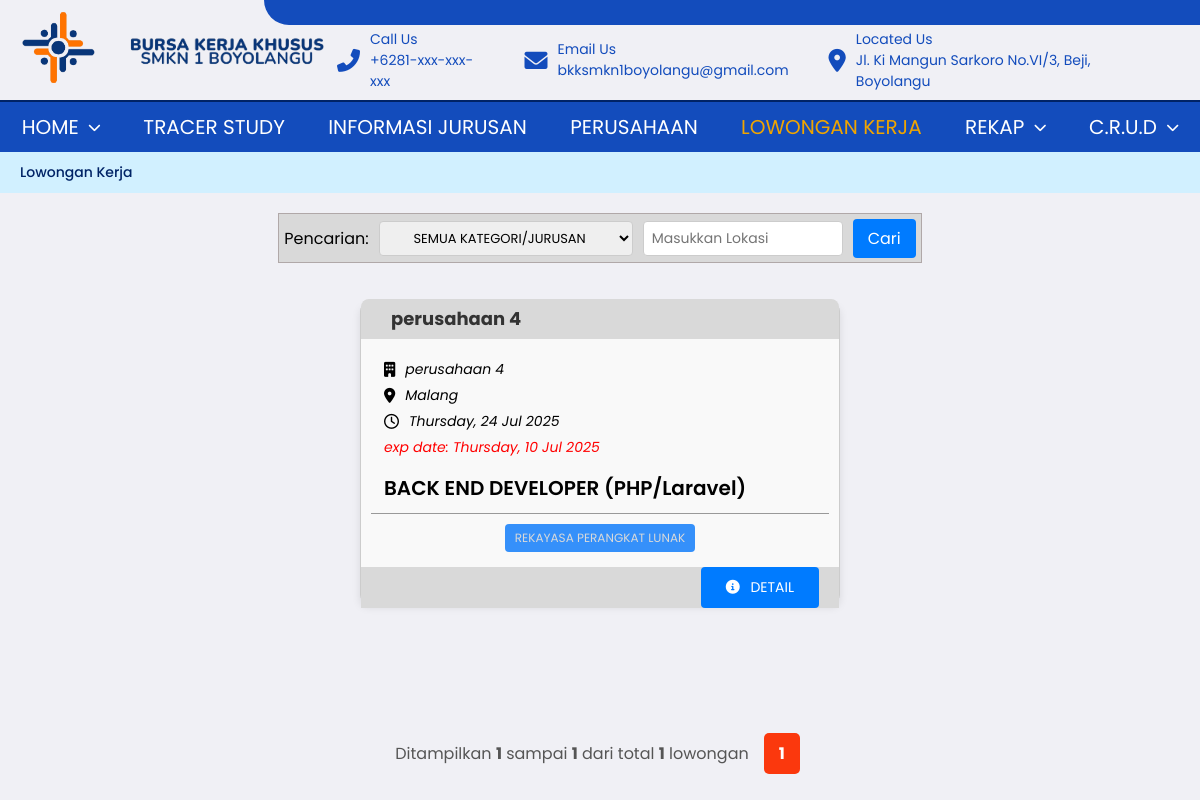
The app's page /BKK/Lowker/loker.php (signed in), older data.
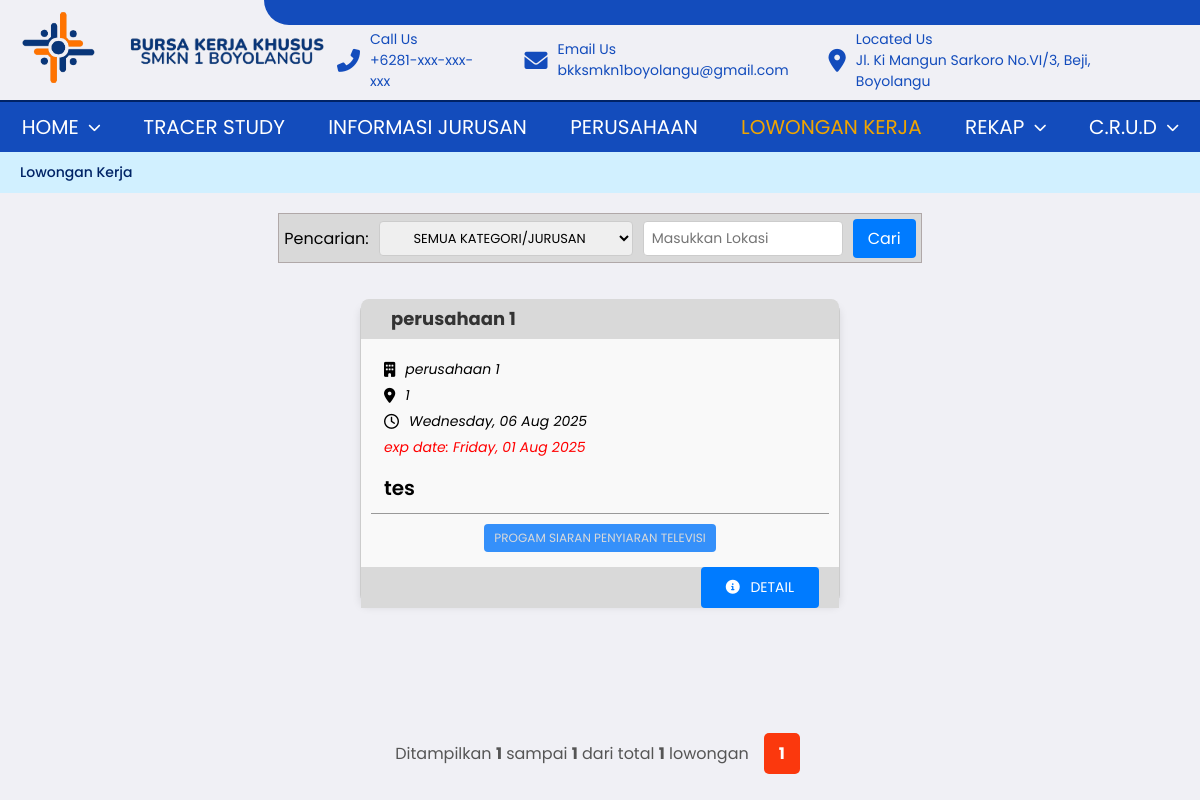
The same page, newer data.
### tables this page shows
CREATE TABLE `lowker`  (
  `id_lowker` int NOT NULL AUTO_INCREMENT,
  `id_jurusan` int NOT NULL,
  `judul_lowker` varchar(255) NOT NULL,
  `deskripsi_lowker` text NOT NULL,
  `email` varchar(255) NOT NULL,
  `gaji` varchar(255) NULL DEFAULT NULL,
  `pendidikan` varchar(255) NULL DEFAULT NULL,
  `tipe_pekerjaan` varchar(255) NULL DEFAULT NULL,
  `tgl_ditutup` date NULL DEFAULT NULL,
  `tgl_posting` date NULL DEFAULT NULL,
  `keahlian` text NULL,
  `waktu_bekerja` varchar(255) NULL DEFAULT NULL,
  `kualifikasi` text NULL,
  `tunjangan` text NULL,
  `id_perusahaan` int NULL DEFAULT NULL,
  `lokasi` varchar(255) NULL DEFAULT NULL,
  `jumlah_pelamar` int NULL DEFAULT NULL,
  PRIMARY KEY (`id_lowker`, `id_jurusan`) USING BTREE,
  INDEX `id_perusahaan`(`id_perusahaan` ASC) USING BTREE,
  INDEX `kategori_jurusan`(`id_jurusan` ASC) USING BTREE,
  INDEX `id_lowker`(`id_lowker` ASC) USING BTREE,
  CONSTRAINT `kategori_jurusan` FOREIGN KEY (`id_jurusan`) REFERENCES `jurusan` (`id_jurusan`) ON DELETE RESTRICT ON UPDATE RESTRICT,
  CONSTRAINT `lowker_ibfk_1` FOREIGN KEY (`id_perusahaan`) REFERENCES `perusahaan` (`id_perusahaan`) ON DELETE RESTRICT ON UPDATE RESTRICT
);

CREATE TABLE `perusahaan`  (
  `id_perusahaan` int NOT NULL AUTO_INCREMENT,
  `nama` varchar(100) NULL DEFAULT NULL,
  `alamat` text NULL,
  `kota` varchar(50) NULL DEFAULT NULL,
  `deskripsi_perusahaan` text NULL,
  `kontak` varchar(15) NULL DEFAULT NULL,
  `email` varchar(100) NULL DEFAULT NULL,
  `logo` longblob NULL,
  `gambar` longblob NULL,
  `standar` enum('umkm','mou','startup','perseroan') NOT NULL,
  `kategori` enum('lokal','provinsi','nasional','internasional') NOT NULL,
  `kerja_sama` text NOT NULL,
  PRIMARY KEY (`id_perusahaan`) USING BTREE
);

CREATE TABLE `jurusan`  (
  `id_jurusan` int NOT NULL AUTO_INCREMENT,
  `jurusan` varchar(100) NULL DEFAULT NULL,
  PRIMARY KEY (`id_jurusan`) USING BTREE
);

### BKK/config/helpers.php (called while the page is built, shortened)
<?php
function is_logged_in() {
    return isset($_SESSION['user_id']);
}
function is_admin() {
    return is_logged_in() && ($_SESSION['role'] ?? '') === 'admin';
}
function is_alumni() {
    return is_logged_in() && ($_SESSION['role'] ?? '') === 'alumni';
}
function base_url($path = '') {
    return '/BKK/PROJECT-BKK-main/bkk/' . ltrim($path, '/');
}
function nav_active($path_or_paths) {
    $current = $_SERVER['REQUEST_URI'];
    if (is_array($path_or_paths)) {
        foreach ($path_or_paths as $path) {
            if (strpos($current, $path) !== false) return 'active';
        }
    } else {
        if (strpos($current, $path_or_paths) !== false) return 'active';
    }
    return '';
}
?>

### BKK/Lowker/loker.php (the view, shortened to what this page needs)
<?php
require_once __DIR__ . '/../config/helpers.php';
$lokasi_filter = isset($_GET['lokasi']) ? trim($_GET['lokasi']) : '';
$limit = 6;
$page = isset($_GET['page']) && is_numeric($_GET['page']) ? (int)$_GET['page'] : 1;
$offset = ($page - 1) * $limit;
$where = "WHERE 1";
$params = [];
$count_stmt = $koneksi->prepare("
    SELECT COUNT(*) AS total
    FROM lowker
    JOIN perusahaan ON lowker.id_perusahaan = perusahaan.id_perusahaan
    JOIN jurusan ON lowker.id_jurusan = jurusan.id_jurusan
    $where
");
$count_stmt->execute();
$total_result = $count_stmt->get_result();
$total_row = $total_result->fetch_assoc();
$total_pages = ceil($total_row['total'] / $limit);
$sql = "
    SELECT lowker.*,
           perusahaan.nama AS nama_perusahaan,
           jurusan.jurusan AS nama_jurusan
    FROM lowker
    JOIN perusahaan ON lowker.id_perusahaan = perusahaan.id_perusahaan
    JOIN jurusan ON lowker.id_jurusan = jurusan.id_jurusan
    $where
    ORDER BY lowker.tgl_posting DESC
    LIMIT ? OFFSET ?
";
$stmt = $koneksi->prepare($sql);
$types = str_repeat('s', count($params)) . 'ii';
$params[] = $limit;
$params[] = $offset;
$stmt->bind_param($types, ...$params);
$stmt->execute();
$result = $stmt->get_result();
?>
<!DOCTYPE html>
<html lang="en">
<head>
  <link rel="stylesheet" href="../navbar/navbar.css?v=<?php echo time(); ?>">
  <link rel="stylesheet" href="loker.css?v=<?php echo time(); ?>">
  <link href="https://cdnjs.cloudflare.com/ajax/libs/font-awesome/6.0.0-beta3/css/all.min.css" rel="stylesheet">
</head>
<body>
  <?php include '../navbar/header.php' ?>
  <div class="container">
    <?php
    if (!is_logged_in()) {
        include '../navbar/guest.php';
    } elseif (is_alumni()) {
        include '../navbar/alumni.php';
    } elseif (is_admin()) {
        include '../navbar/admin.php';
    }
    ?>
    <div class="header-bar">
      <a href="#">Lowongan Kerja</a>
    </div>
  <div class="search-container">
    <form method="GET" class="search">
      <label for="jurusan">Pencarian:</label>
      <select id="jurusan" name="jurusan" class="search-select">
        <option value="">SEMUA KATEGORI/JURUSAN</option>
      </select>
      <input type="text" class="search-input" name="lokasi" placeholder="Masukkan Lokasi" value="<?= htmlspecialchars($lokasi_filter) ?>">
      <button class="search-button" type="submit">Cari</button>
    </form>
  </div>
    <div class="job-list">
      <?php
  if ($result->num_rows > 0):
    while ($row = $result->fetch_assoc()):
      $perusahaan = htmlspecialchars($row['nama_perusahaan']);
      $jurusan = htmlspecialchars($row['nama_jurusan']);
      $lokasi = htmlspecialchars($row['lokasi']);
      $tgl_post = date('l, d M Y', strtotime($row['tgl_posting']));
      $tgl_exp = date('l, d M Y', strtotime($row['tgl_ditutup']));
    ?>
      <div class="job-card">
        <div class="job-header">
          <h3><?= $perusahaan ?></h3>
        </div>
        <div class="job-detail">
          <ul>
            <li><i class="fa-solid fa-building"></i><?= $perusahaan ?></li>
            <li><i class="fa-solid fa-location-dot"></i><?= $lokasi ?></li>
            <li><i class="fa-regular fa-clock"></i><?= $tgl_post ?></li>
            <li style="color: red;">exp date: <?= $tgl_exp ?></li>
          </ul>
          <p class="job-role"><?= htmlspecialchars($row['judul_lowker']) ?></p>
          <div class="line"></div>
          <div class="job-tags">
            <p><?= $jurusan ?></p>
          </div>
        </div>
        <div class="job-footer">
          <a href="detail-lowker.php?id=<?= $row['id_lowker'] ?>">
            <button class="detail-button"><i class="fas fa-info-circle"></i> DETAIL</button>
          </a>
        </div>
      </div>
      <?php endwhile; ?>
      <?php else: ?>
      <p class="no-data" style="text-align:center; font-weight:bold; color:#666;">Tidak ada lowongan kerja yang
        tersedia.</p>
      <?php endif; ?>
    </div>
    <?php
      $start = $offset + 1;
      $end = $offset + $result->num_rows;
      $total = $total_row['total'];
      ?>
    <div class="pagination-container">
      <div class="pagination-info">
        <p>Ditampilkan <strong><?= $start ?></strong>  sampai <strong><?= $end ?></strong> dari total <strong><?= $total ?></strong> lowongan</p>
      </div>
      <div class="pagination">
        <?php for ($i = 1; $i <= $total_pages; $i++): ?>
        <a href="?page=<?= $i ?>" class="<?= ($i == $page) ? 'active' : '' ?>"><?= $i ?></a>
        <?php endfor; ?>
      </div>
    </div>
  </div>
</body>
</html>

### BKK/navbar/header.php
<?php
require_once __DIR__ . '/../config/helpers.php';
?>
<header>
        <div class="rectangle">
        </div>
        <div class="logo">
            <div class="logo-header">
                <img src="<?= base_url('logo.png') ?>" alt="Logo BKK">
            </div>
            <div class="header-text">
                <img src="<?= base_url('tulisan logo.png') ?>" alt="Bursa Kerja Khusus SMKN 1 Boyolangu" id="text-img">
            </div>
        </div>
        <div class="contact-info">
            <div class="contact-phone">
                <i class="fas fa-phone-alt"></i>
                <div class="contact-ket">
                    <p>Call Us</p>
                    <p>+6281-xxx-xxx-xxx</p>
                </div>
            </div>
            <div class="contact-email">
                <i class="fas fa-envelope"></i>
                <div class="contact-ket">
                    <p>Email Us</p>
                    <p>bkksmkn1boyolangu@gmail.com</p>
                </div>
            </div>
            <div class="contact-map">
                <i class="fas fa-map-marker-alt"></i>
                <div class="contact-ket">
                    <p>Located Us</p>
                    <p>Jl. Ki Mangun Sarkoro No.VI/3, Beji, Boyolangu</p>
                </div>
            </div>
        </div>
    </header>

### BKK/navbar/admin.php (shortened to what this page needs)
<?php
require_once __DIR__ . '/../config/helpers.php';
?>
<nav class="navbar">
  <ul class="navbar-container">
    <li>
      <a class="<?= nav_active(['Home/HalamanUtama/berandautama.php', 'Home/Pengantar/pengantar.php', 'Home/InformasiKegiatanBKK/informasikegiatanbkk.php']) ?>" href="#">HOME<i class="fa-solid fa-chevron-down"></i></a>
    </li>
    <li><a class="<?= nav_active('TracerStudy/tracer-study.php') ?>" href="<?= base_url('TracerStudy/tracer-study.php') ?>">TRACER STUDY</a></li>
    <li><a class="<?= nav_active('InformasiJurusan/informasiJurusan.php') ?>" href="<?= base_url('InformasiJurusan/informasiJurusan.php') ?>">INFORMASI JURUSAN</a></li>
    <li><a class="<?= nav_active('Perusahaan/perusahaan.php') ?>" href="<?= base_url('Perusahaan/perusahaan.php') ?>">PERUSAHAAN</a></li>
    <li><a class="<?= nav_active('Lowker/loker.php') ?>" href="<?= base_url('Lowker/loker.php') ?>">LOWONGAN KERJA</a></li>
    <li>
      <a class="<?= nav_active(['Rekap/rekap-alumni.php', 'Rekap/rekap-loker.php']) ?>" href="#">REKAP<i class="fa-solid fa-chevron-down"></i></a>
    </li>
    <li class="crud-dropdown">
      <a class="<?= nav_active(['CRUD/crud-perusahaan.php', 'CRUD/loker/loker.php', 'CRUD/loker/loker-tambah.php', 'CRUD/informasikegiatanbkk/infokegbkk.php']) ?>" href="#">C.R.U.D<i class="fa-solid fa-chevron-down"></i></a>
    </li>
  </ul>
</nav>

### BKK/navbar/navbar.css (style rules this page uses)
header { padding-top: 10px; display: flex; justify-content: space-between; align-items: center; border-bottom: 2px solid #002366; }
header .rectangle { position: absolute; top: 0; right: 0; width: 78vw; min-height: 25px; background-color: #134CBC; border-bottom-left-radius: 54px; }
.logo { display: flex; align-items: center; }
.logo-header { display: flex; align-items: center; margin-left: 20px; }
.logo-header img { height: 75px; margin-bottom: 15px; }
.header-text { flex: 2; text-align: center; }
#text-img { width: 220px; height: auto; margin-left: 20px; }
.contact-info { margin-top: 10px; margin-right: 50px; display: flex; gap: 40px; align-items: center; justify-content: center; width: 100%; }
.contact-ket p { font-size: 14px; }
.contact-phone, .contact-email, .contact-map { display: flex; align-items: center; justify-content: center; color: #134CBC; }
.contact-phone i, .contact-email i, .contact-map i { margin-right: 10px; font-size: 23px; }
.navbar { background: #134CBC; position: relative; }
.navbar-container { display: flex; justify-content: space-around; height: 50px; list-style: none; padding: 0; margin: 0; position: relative; }
.navbar ul li { position: relative; }
.navbar ul li a { display: flex; align-items: center; padding: 10px 25px; color: #FFF; text-decoration: none; font-size: 20px; font-weight: 400; font-family: 'Poppins', sans-serif; position: relative; z-index: 1; transition: opacity 0.3s ease; }
.navbar ul li a i { margin-left: 10px; font-size: 13px; }
.navbar ul li a:hover, .navbar ul li a.active { color: #f0a500; }

### BKK/navbar/admin.php (style rules this page uses)
.navbar ul li a { padding: 10px 10px; }

Row changes from the older to the newer data that the page shows:
removed lowker: id_perusahaan.nama "perusahaan 4", lokasi "Malang", tgl_posting "Thursday, 24 Jul 2025", tgl_ditutup "Thursday, 10 Jul 2025", judul_lowker "BACK END DEVELOPER (PHP/Laravel)", id_jurusan.jurusan "REKAYASA PERANGKAT LUNAK"
added lowker: id_perusahaan.nama "perusahaan 1", lokasi "1", tgl_posting "Wednesday, 06 Aug 2025", tgl_ditutup "Friday, 01 Aug 2025", judul_lowker "tes", id_jurusan.jurusan "PROGAM SIARAN PENYIARAN TELEVISI"
